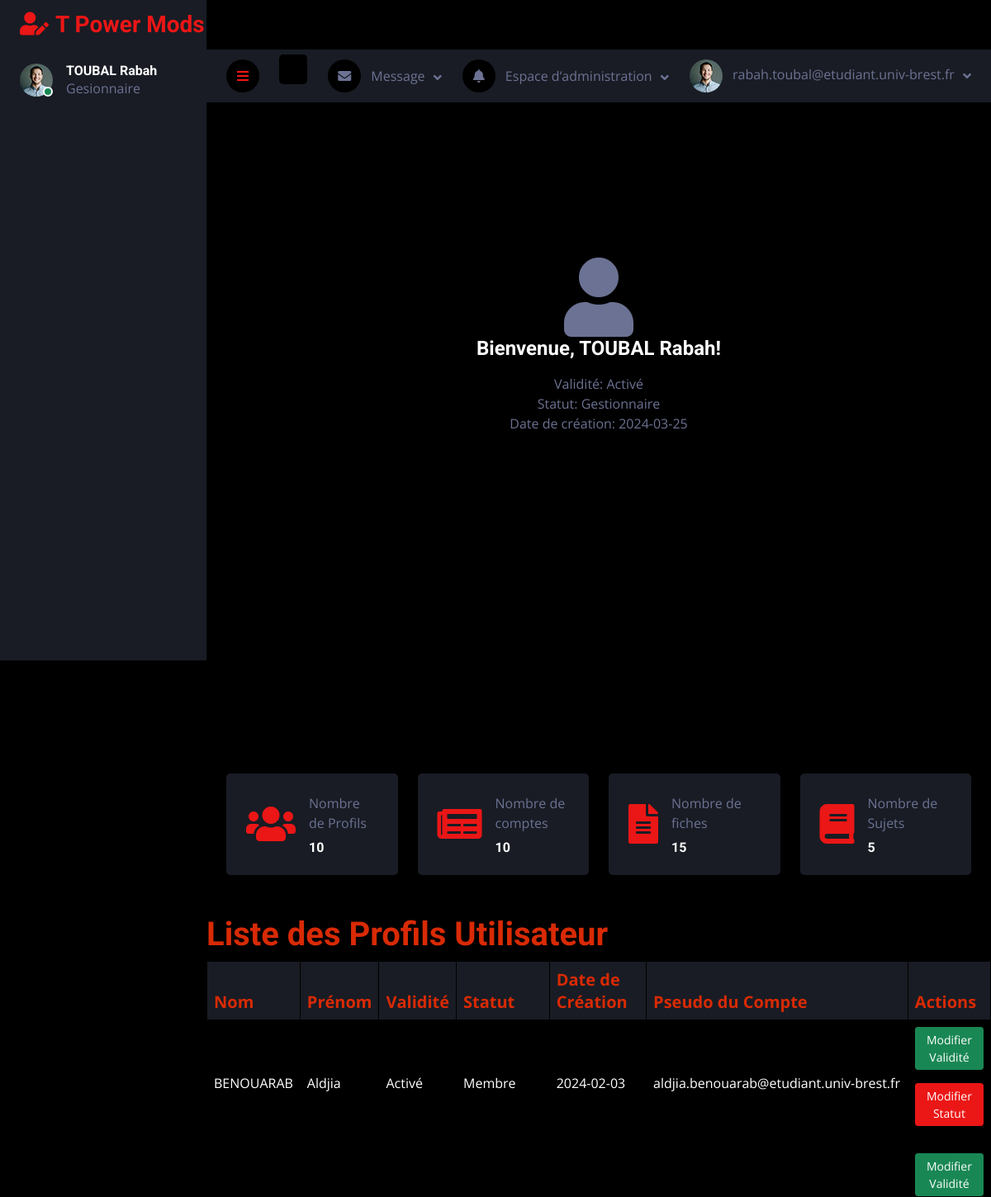
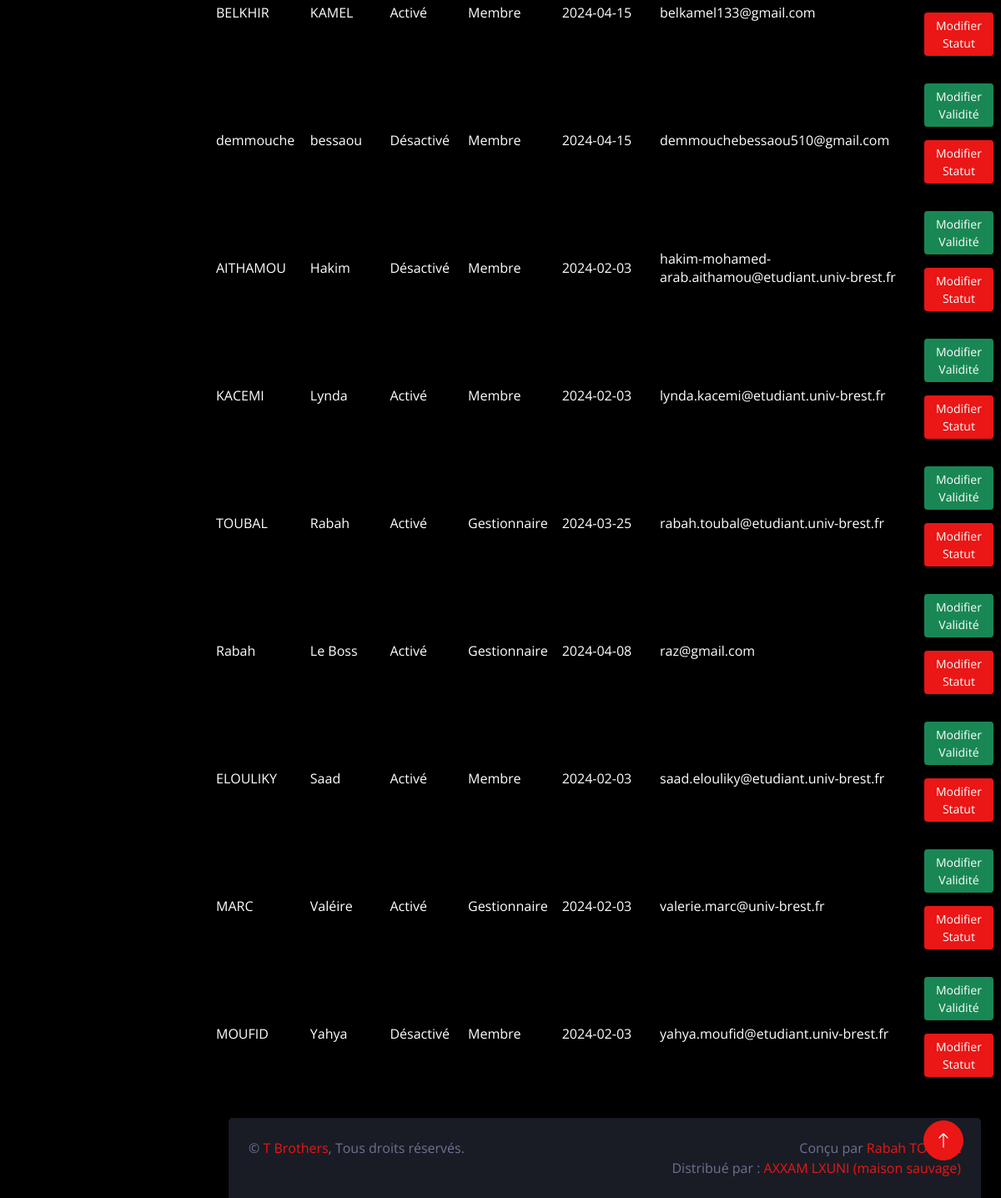
/v2/session/admin_acceuil.php (signed in), run on the app's committed database (2 pictures, top to bottom).
### tables this page shows
CREATE TABLE `t_profil_utilisateur_prf` (
  `prf_nom` varchar(80) DEFAULT NULL,
  `prf_prenom` varchar(80) DEFAULT NULL,
  `prf_validite` char(1) DEFAULT NULL,
  `prf_statut` char(1) DEFAULT NULL,
  `prf_date_creation` date DEFAULT NULL,
  `cpt_pseudo` varchar(300) NOT NULL
);

### v2/session/admin_acceuil.php (the view, shortened to what this page needs)
      <?php
        if ($_SESSION["role"]=='G'){
            $achuyi="Gesionnaire";
        }else{
            $achuyi="Membre";
        }
        $mysqli = new mysqli('localhost', 'e22208277sql', 'LXDqTr09', 'e22208277_db1');
        $pseudo = $mysqli->real_escape_string($_SESSION['login']);
        $sql = "SELECT * FROM t_profil_utilisateur_prf WHERE cpt_pseudo = '$pseudo'";
        $resultat = $mysqli->query($sql);
        if ($resultat->num_rows > 0) {
            $profil = $resultat->fetch_assoc();
} else {
    echo "Aucun résultat trouvé pour ce pseudo.";
}
$requete1 = "SELECT COUNT(*) AS nombre_profils FROM t_profil_utilisateur_prf";
$resultat1 = $mysqli->query($requete1);
if ($resultat1->num_rows > 0) {
    $row1 = $resultat1->fetch_assoc();
    $nombre_profils = $row1["nombre_profils"];
}
$requete2 = "SELECT COUNT(*) AS nombre_comptes FROM t_compte_utilisateur_cpt";
$resultat2 = $mysqli->query($requete2);
if ($resultat2->num_rows > 0) {
    $row2 = $resultat2->fetch_assoc();
    $nombre_comptes = $row2["nombre_comptes"];
}
$requete3 = "SELECT COUNT(*) AS nombre_fiches FROM t_fiche_fch";
$resultat3 = $mysqli->query($requete3);
if ($resultat3->num_rows > 0) {
    $row3 = $resultat3->fetch_assoc();
    $nombre_fiches = $row3["nombre_fiches"];
}
$requete4 = "SELECT COUNT(*) AS nombre_sujets FROM t_sujet_suj";
$resultat4 = $mysqli->query($requete4);
if ($resultat4->num_rows > 0) {
    $row4 = $resultat4->fetch_assoc();
    $nombre_sujets = $row4["nombre_sujets"];
}
      ?>
<!DOCTYPE html>
<html lang="fr">
<head>
    <link rel="stylesheet" href="https://cdnjs.cloudflare.com/ajax/libs/font-awesome/6.0.0-beta3/css/all.min.css">
    <link href="https://cdnjs.cloudflare.com/ajax/libs/font-awesome/5.10.0/css/all.min.css" rel="stylesheet">
    <link href="https://cdn.jsdelivr.net/npm/bootstrap-icons@1.4.1/font/bootstrap-icons.css" rel="stylesheet">
    <link href="lib/owlcarousel1/assets/owl.carousel.min.css" rel="stylesheet">
    <link href="lib/tempusdominus1/css/tempusdominus-bootstrap-4.min.css" rel="stylesheet" />
    <link href="../css/bootstrap1.min.css" rel="stylesheet">
    <link href="../css/style1.css" rel="stylesheet">
</head>
<body>
    <div class="container-fluid position-relative d-flex p-0">
        <div class="sidebar pe-4 pb-3">
            <nav class="navbar bg-secondary navbar-dark">
                <a href="index.html" class="navbar-brand mx-4 mb-3">
                    <h3 class="text-primary"><i class="fa fa-user-edit me-2"></i>T Power Mods Dev</h3>
                </a>
                <div class="d-flex align-items-center ms-4 mb-4">
                    <div class="position-relative">
                        <img class="rounded-circle" src="../images/user.jpg" alt="" style="width: 40px; height: 40px;">
                        <div class="bg-success rounded-circle border border-2 border-white position-absolute end-0 bottom-0 p-1"></div>
                    </div>
                    <div class="ms-3">
                        <h6 class="mb-0"> <?php echo $profil['prf_nom']." ".$profil['prf_prenom']; ?></h6>
                        <span><?php echo $achuyi; ?></span>
                    </div>
                </div>
            </nav>
        </div>
        <div class="content">
            <nav class="navbar navbar-expand bg-secondary navbar-dark sticky-top px-4 py-0">
                <a href="#" class="sidebar-toggler flex-shrink-0">
                    <i class="fa fa-bars"></i>
                </a>
                <form class="d-none d-md-flex ms-4">
                    <input class="form-control bg-dark border-0" type="search" placeholder="Recherche">
                </form>
                <div class="navbar-nav align-items-center ms-auto">
                    <div class="nav-item dropdown">
                        <a href="#" class="nav-link dropdown-toggle" data-bs-toggle="dropdown">
                            <i class="fa fa-envelope me-lg-2"></i>
                            <span class="d-none d-lg-inline-flex">Message</span>
                        </a>
                    </div>
                    <div class="nav-item dropdown">
                        <a href="#" class="nav-link dropdown-toggle" data-bs-toggle="dropdown">
                            <i class="fa fa-bell me-lg-2"></i>
                            <span class="d-none d-lg-inline-flex"> Espace d’administration</span>
                        </a>
                    </div>
                    <div class="nav-item dropdown">
                        <a href="#" class="nav-link dropdown-toggle" data-bs-toggle="dropdown">
                            <img class="rounded-circle me-lg-2" src="../images/user.jpg" alt="" style="width: 40px; height: 40px;">
                            <span class="d-none d-lg-inline-flex"> <?php echo $_SESSION["login"] ; ?></span>
                        </a>
                    </div>
                </div>
            </nav>
            <div style="padding:70px">
</div>
            <section class="text-center p-5">
            <?php
    if(isset($_SESSION["login"])) {
        $requeteUserInfo = "SELECT prf_nom, prf_prenom, prf_validite, prf_statut, prf_date_creation
                           FROM t_profil_utilisateur_prf
                           WHERE cpt_pseudo = '" . $_SESSION["login"] . "'";
        $resultUserInfo = $mysqli->query($requeteUserInfo);
        if ($resultUserInfo && $resultUserInfo->num_rows > 0) {
            $userInfo = $resultUserInfo->fetch_assoc();
            if ($userInfo["prf_validite"]=='A'){
                $amekakken="Activé";
            }else{
                $amekakken="Désactivé";
            }
            if($userInfo["prf_statut"]=='G'){
                $lhalaw="Gestionnaire";
            }else{
                $lhalaw="Membre";
            }
            echo "<div class='user-info'>";
            echo "<i class='fas fa-user fa-6x'></i>";
            echo "<h4 class='mb-3'>Bienvenue, " . $userInfo["prf_nom"] . " " . $userInfo["prf_prenom"] . "!</h4>";
            echo "<p class='mb-0'>Validité: <span>" .  $amekakken . "</span></p>";
            echo "<p class='mb-0'>Statut: <span>" .$lhalaw . "</span></p>";
            echo "<p class='mb-0'>Date de création: <span>" . $userInfo["prf_date_creation"] . "</span></p>";
            echo "</div>";
        } else {
            echo "Erreur: Impossible de récupérer les informations de l'utilisateur.";
        }
    } else {
        echo "Vous n'êtes pas connecté.";
    }
?>
</section>
<div  style="padding:120px">
</div>
<div id="biggi" style="padding:50px">
</div>
<?php if($_SESSION["role"]=='G'){
echo '
<div class="container-fluid pt-4 px-4">
    <div class="row g-4">
        <div class="col-sm-6 col-xl-3">
            <div class="bg-secondary rounded d-flex align-items-center justify-content-between p-4">
                <i class="fas fa-users fa-3x text-primary"></i>
                <div class="ms-3">
                    <p class="mb-2">Nombre de Profils</p>
                    <h6 class="mb-0">'.$nombre_profils.'</h6>
                </div>
            </div>
        </div>
        <div class="col-sm-6 col-xl-3">
            <div class="bg-secondary rounded d-flex align-items-center justify-content-between p-4">
                <i class="fas fa-newspaper fa-3x text-primary"></i>
                <div class="ms-3">
                    <p class="mb-2">Nombre de comptes</p>
                    <h6 class="mb-0">'.$nombre_comptes.'</h6>
                </div>
            </div>
        </div>
        <div class="col-sm-6 col-xl-3">
            <div class="bg-secondary rounded d-flex align-items-center justify-content-between p-4">
                <i class="fas fa-file-alt fa-3x text-primary"></i>
                <div class="ms-3">
                    <p class="mb-2">Nombre de fiches</p>
                    <h6 class="mb-0">'.$nombre_fiches.'</h6>
                </div>
            </div>
        </div>
        <div class="col-sm-6 col-xl-3">
            <div class="bg-secondary rounded d-flex align-items-center justify-content-between p-4">
                <i class="fas fa-book fa-3x text-primary"></i>
                <div class="ms-3">
                    <p class="mb-2">Nombre de Sujets</p>
                    <h6 class="mb-0">'.$nombre_sujets.'</h6>
                </div>
            </div>
        </div>
    </div>
</div>
';}
?>
   <br>
   <br>
<?php
if($_SESSION["role"]=='G'){
    $requeteProfils = "SELECT * FROM t_profil_utilisateur_prf;";
    $resultProfils = $mysqli->query($requeteProfils);
    if ($resultProfils === false) {
        echo "Error: La requête a échoué \n";
        echo "Errno: " . $mysqli->errno . "\n";
        echo "Error: " . $mysqli->error . "\n";
        exit();
    } else {
        echo "<h1 style='color: #D82A05;'>Liste des Profils Utilisateur</h1>\n";
        echo '<table class="table text-start align-middle table-bordered table-hover mb-0">';
        echo '<thead class="text-white">';
        echo '<tr>';
        echo '<th scope="col" class="bg-secondary fs-5" style="color: #D82A05;">Nom</th>';
echo '<th scope="col" class="bg-secondary fs-5" style="color: #D82A05;">Prénom</th>';
echo '<th scope="col" class="bg-secondary fs-5" style="color: #D82A05;">Validité</th>';
echo '<th scope="col" class="bg-secondary fs-5" style="color: #D82A05;">Statut</th>';
echo '<th scope="col" class="bg-secondary fs-5" style="color: #D82A05;">Date de Création</th>';
echo '<th scope="col" class="bg-secondary fs-5" style="color: #D82A05;">Pseudo du Compte</th>';
echo '<th scope="col" class="bg-secondary fs-5" style="color: #D82A05;">Actions</th>';
        echo '</tr>';
        echo '</thead>';
        echo '<tbody>';
        while ($profil = $resultProfils->fetch_assoc()) {
            if ($profil['prf_statut'] == 'M') {
                $zagou = 'Membre';
            } else {
                $zagou = 'Gestionnaire';
            }
            if ($profil['prf_validite'] == 'A') {
                $zagou1 = 'Activé';
            } else {
                $zagou1 = 'Désactivé';
            }
            echo '<tr>';
            echo '<td class="text-white">' . $profil['prf_nom'] . '</td>';
            echo '<td class="text-white">' . $profil['prf_prenom'] . '</td>';
            echo '<td class="text-white">' . $zagou1 . '</td>';
            echo '<td class="text-white">' . $zagou . '</td>';
            echo '<td class="text-white">' . $profil['prf_date_creation'] . '</td>';
            echo '<td class="text-white">' . $profil['cpt_pseudo'] . '</td>';
            echo '<td class="text-white">';
            echo '<form action="comptes_action.php" method="post">';
            echo '<button type="submit" class="btn btn-sm btn-success">Modifier Validité</button>';
            echo '</form>';
            echo '<form action="comptes_action.php" method="post">';
            echo '<button type="submit" class="btn btn-sm btn-primary">Modifier Statut</button>';
            echo '</form>';
            echo '</td>';
            echo '</tr>';
        }
        echo '</tbody>';
        echo '</table>';
    }
}
?>
            <div class="container-fluid pt-4 px-4">
                <div class="bg-secondary rounded-top p-4">
                    <div class="row">
                        <div class="col-12 col-sm-6 text-center text-sm-start">
                            &copy; <a href="#">T Brothers</a>, Tous droits réservés.
                        </div>
                        <div class="col-12 col-sm-6 text-center text-sm-end">
                            Conçu par <a href="https://www.instagram.com/rabah_tb63/">Rabah TOUBAL</a>
                            <br>Distribué par : <a href="https://www.maison-sauvage.fr/" target="_blank">AXXAM LXUNI (maison sauvage)</a>
                        </div>
                    </div>
                </div>
            </div>
        </div>
        <a href="#" class="btn btn-lg btn-primary btn-lg-square back-to-top"><i class="bi bi-arrow-up"></i></a>
    </div>
</body>
</html>

### v2/css/style1.css (style rules this page uses)
:root { --primary: #EB1616; --secondary: #191C24; --light: #6C7293; --dark: #000000; }
.back-to-top { position: fixed; display: none; right: 45px; bottom: 45px; z-index: 99; }
.btn { transition: .5s; }
.btn-lg-square { width: 48px; height: 48px; }
.btn-square, .btn-sm-square, .btn-lg-square { padding: 0; display: inline-flex; align-items: center; justify-content: center; font-weight: normal; border-radius: 50px; }
.sidebar { position: fixed; top: 0; left: 0; bottom: 0; width: 250px; height: 100vh; overflow-y: auto; background: var(--secondary); transition: 0.5s; z-index: 999; }
.content { margin-left: 250px; min-height: 100vh; background: var(--dark); transition: 0.5s; }
@media (min-width: 992px) { .sidebar { margin-left: 0; } }
@media (min-width: 992px) { .content { width: calc(100% - 250px); } }
.content .navbar .navbar-nav .nav-link { margin-left: 25px; padding: 12px 0; color: var(--light); outline: none; }
.content .navbar .sidebar-toggler, .content .navbar .navbar-nav .nav-link i { width: 40px; height: 40px; display: inline-flex; align-items: center; justify-content: center; background: var(--dark); border-radius: 40px; }
.content .navbar .dropdown-toggle::after { margin-left: 6px; vertical-align: middle; border: none; content: "\f107"; font-family: "Font Awesome 5 Free"; font-weight: 900; transition: .5s; }

### data on the page
t_profil_utilisateur_prf: prf_nom "TOUBAL", prf_prenom "Rabah", prf_validite "Activé", prf_statut "Gestionnaire", prf_date_creation "2024-03-25", cpt_pseudo "rabah.toubal@etudiant.univ-brest.fr"
t_profil_utilisateur_prf: prf_nom "BENOUARAB", prf_prenom "Aldjia", prf_validite "Activé", prf_statut "Membre", prf_date_creation "2024-02-03", cpt_pseudo "aldjia.benouarab@etudiant.univ-brest.fr"
t_profil_utilisateur_prf: prf_nom "BELKHIR", prf_prenom "KAMEL", prf_validite "Activé", prf_statut "Membre", prf_date_creation "2024-04-15", cpt_pseudo "belkamel133@gmail.com"
t_profil_utilisateur_prf: prf_nom "demmouche", prf_prenom "bessaou", prf_validite "Désactivé", prf_statut "Membre", prf_date_creation "2024-04-15", cpt_pseudo "demmouchebessaou510@gmail.com"
t_profil_utilisateur_prf: prf_nom "AITHAMOU", prf_prenom "Hakim", prf_validite "Désactivé", prf_statut "Membre", prf_date_creation "2024-02-03", cpt_pseudo "hakim-mohamed-arab.aithamou@etudiant.univ-brest.fr"
t_profil_utilisateur_prf: prf_nom "KACEMI", prf_prenom "Lynda", prf_validite "Activé", prf_statut "Membre", prf_date_creation "2024-02-03", cpt_pseudo "lynda.kacemi@etudiant.univ-brest.fr"
t_profil_utilisateur_prf: prf_nom "Rabah", prf_prenom "Le Boss", prf_validite "Activé", prf_statut "Gestionnaire", prf_date_creation "2024-04-08", cpt_pseudo "raz@gmail.com"
t_profil_utilisateur_prf: prf_nom "ELOULIKY", prf_prenom "Saad", prf_validite "Activé", prf_statut "Membre", prf_date_creation "2024-02-03", cpt_pseudo "saad.elouliky@etudiant.univ-brest.fr"
t_profil_utilisateur_prf: prf_nom "MARC", prf_prenom "Valéire", prf_validite "Activé", prf_statut "Gestionnaire", prf_date_creation "2024-02-03", cpt_pseudo "valerie.marc@univ-brest.fr"
t_profil_utilisateur_prf: prf_nom "MOUFID", prf_prenom "Yahya", prf_validite "Désactivé", prf_statut "Membre", prf_date_creation "2024-02-03", cpt_pseudo "yahya.moufid@etudiant.univ-brest.fr"

### other printed values
$achuyi "Gesionnaire"
$_SESSION["login"] "rabah.toubal@etudiant.univ-brest.fr"
$nombre_profils "10"
$nombre_comptes "10"
$nombre_fiches "15"
$nombre_sujets "5"
